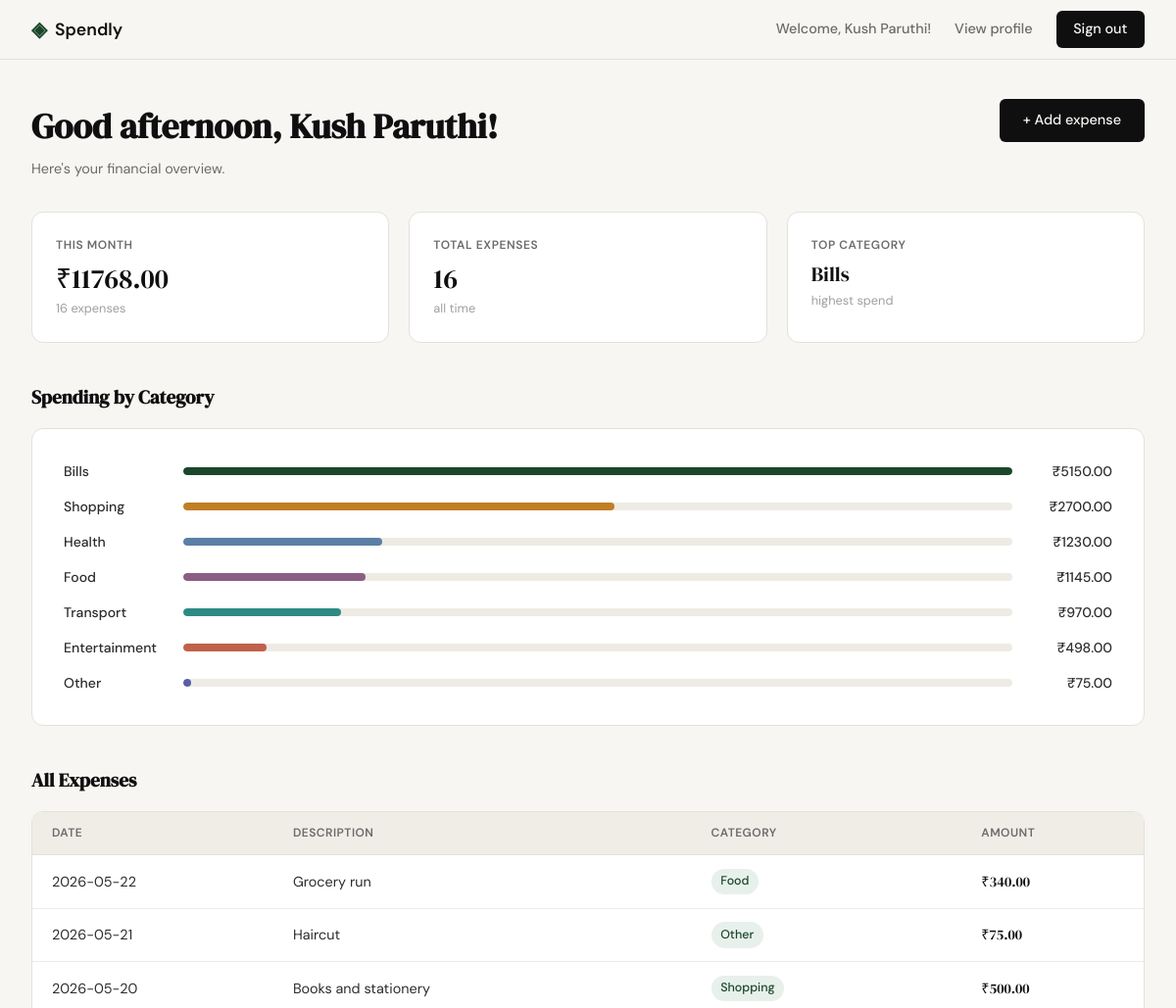
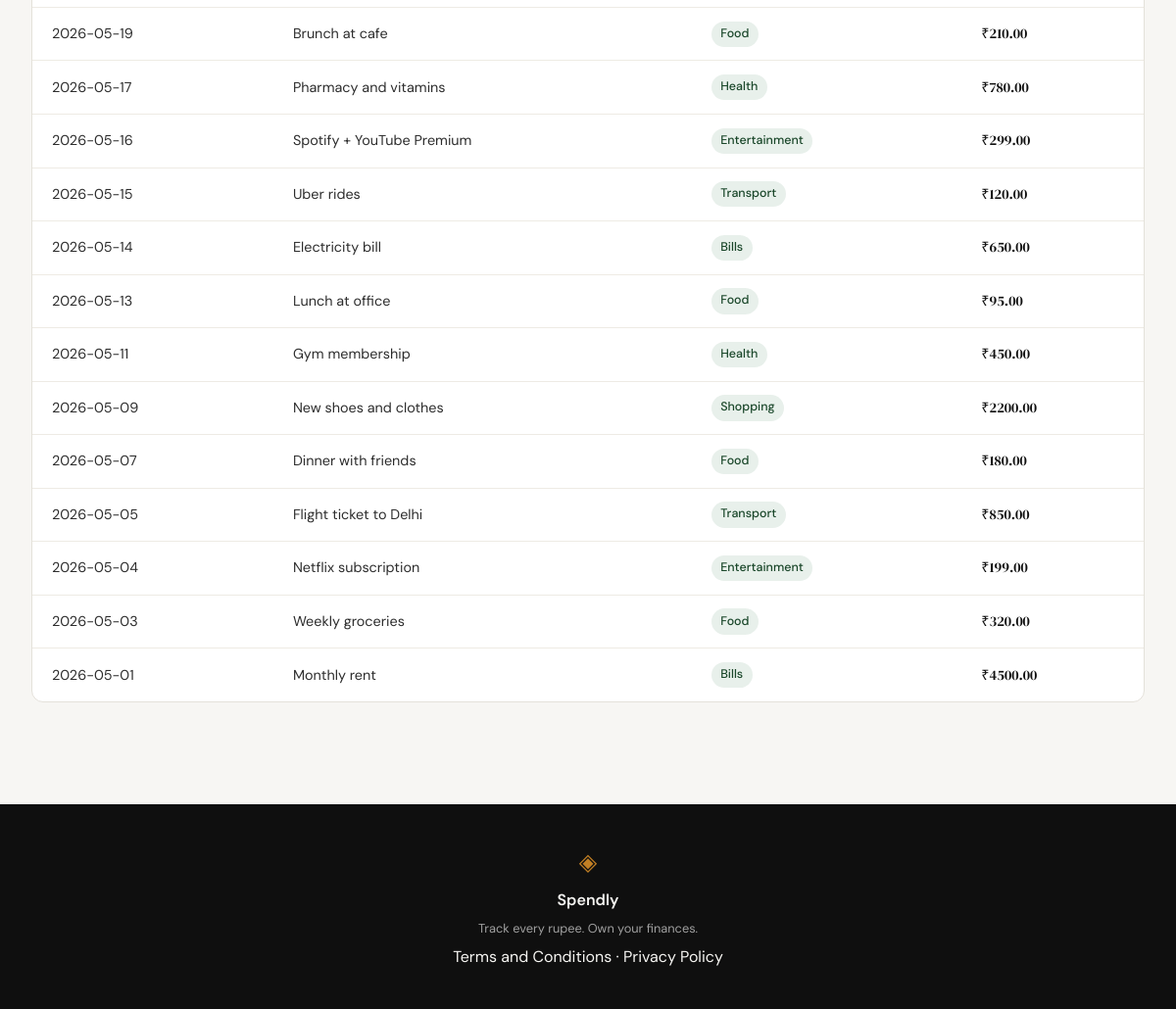
/dashboard (signed in), run on the app's committed database (2 pictures, top to bottom).
### tables this page shows
CREATE TABLE expenses (
            id INTEGER PRIMARY KEY AUTOINCREMENT,
            user_id INTEGER NOT NULL REFERENCES users(id),
            amount REAL NOT NULL,
            category TEXT NOT NULL,
            date TEXT NOT NULL,
            description TEXT,
            created_at TEXT DEFAULT (datetime('now'))
        );

### app.py (the view)
@app.route("/dashboard")
def dashboard():
    if "user_id" not in session:
        return redirect(url_for("login"))
    uid = session["user_id"]
    now = datetime.now()
    hour = now.hour
    if hour < 12:
        greeting = "Good morning"
    elif hour < 18:
        greeting = "Good afternoon"
    else:
        greeting = "Good evening"
    expenses = get_expenses_by_user(uid)
    monthly_total, monthly_count = get_monthly_total(uid, now.year, now.month)
    category_totals = get_category_totals(uid)
    total_count = get_expense_count(uid)
    top_category = category_totals[0]["category"] if category_totals else "—"
    max_cat_total = category_totals[0]["total"] if category_totals else 1
    categories = [
        {
            "name": row["category"],
            "total": row["total"],
            "pct": round(row["total"] / max_cat_total * 100),
        }
        for row in category_totals
    ]
    return render_template(
        "dashboard.html",
        greeting=greeting,
        name=session["user_name"],
        expenses=expenses,
        monthly_total=monthly_total,
        monthly_count=monthly_count,
        total_count=total_count,
        top_category=top_category,
        categories=categories,
    )

### database/db.py (called while the page is built)
def get_db():
    conn = sqlite3.connect("spendly.db")
    conn.row_factory = sqlite3.Row
    conn.execute("PRAGMA foreign_keys = ON")
    return conn

def get_expenses_by_user(user_id):
    conn = get_db()
    rows = conn.execute(
        "SELECT * FROM expenses WHERE user_id = ? ORDER BY date DESC, id DESC",
        (user_id,)
    ).fetchall()
    conn.close()
    return rows

def get_monthly_total(user_id, year, month):
    conn = get_db()
    row = conn.execute(
        """SELECT COALESCE(SUM(amount), 0) AS total, COUNT(*) AS count
           FROM expenses
           WHERE user_id = ? AND strftime('%Y', date) = ? AND strftime('%m', date) = ?""",
        (user_id, str(year), f"{month:02d}")
    ).fetchone()
    conn.close()
    return row["total"], row["count"]

def get_category_totals(user_id):
    conn = get_db()
    rows = conn.execute(
        """SELECT category, SUM(amount) AS total
           FROM expenses WHERE user_id = ?
           GROUP BY category ORDER BY total DESC""",
        (user_id,)
    ).fetchall()
    conn.close()
    return rows

def get_expense_count(user_id):
    conn = get_db()
    count = conn.execute(
        "SELECT COUNT(*) FROM expenses WHERE user_id = ?", (user_id,)
    ).fetchone()[0]
    conn.close()
    return count

### templates/dashboard.html (shortened to what this page needs)
{% extends "base.html" %}
{% block content %}
<div class="dashboard-page">
    <div class="dashboard-header">
        <div>
            <h1 class="dashboard-heading">{{ greeting }}, {{ name }}!</h1>
            <p class="dashboard-subheading">Here's your financial overview.</p>
        </div>
        <a href="{{ url_for('add_expense') }}" class="btn-primary">+ Add expense</a>
    </div>
    <div class="dashboard-stats">
        <div class="stat-card">
            <p class="stat-label">This Month</p>
            <p class="stat-value">&#8377;{{ "%.2f"|format(monthly_total) }}</p>
            <p class="stat-sub">{{ monthly_count }} expense{{ 's' if monthly_count != 1 }}</p>
        </div>
        <div class="stat-card">
            <p class="stat-label">Total Expenses</p>
            <p class="stat-value">{{ total_count }}</p>
            <p class="stat-sub">all time</p>
        </div>
        <div class="stat-card">
            <p class="stat-label">Top Category</p>
            <p class="stat-value stat-value--category">{{ top_category }}</p>
            <p class="stat-sub">highest spend</p>
        </div>
    </div>
    <div class="dashboard-section">
        <h2 class="dashboard-section-title">Spending by Category</h2>
        {% if categories %}
        <div class="auth-card cat-list">
            {% for cat in categories %}
            <div class="cat-row">
                <span class="cat-name">{{ cat.name }}</span>
                <div class="cat-bar-track">
                    <div class="cat-bar-fill cat-bar-fill--{{ loop.index0 % 7 }}" style="width: {{ cat.pct }}%"></div>
                </div>
                <span class="cat-amount">&#8377;{{ "%.2f"|format(cat.total) }}</span>
            </div>
            {% endfor %}
        </div>
        {% else %}
        <p class="empty-state">No spending data yet.</p>
        {% endif %}
    </div>
    <div class="dashboard-section">
        <h2 class="dashboard-section-title">All Expenses</h2>
        {% if expenses %}
        <div class="auth-card" style="padding: 0; overflow: hidden;">
            <table class="expense-table">
                <thead>
                    <tr>
                        <th>Date</th>
                        <th>Description</th>
                        <th>Category</th>
                        <th>Amount</th>
                    </tr>
                </thead>
                <tbody>
                    {% for e in expenses %}
                    <tr>
                        <td>{{ e.date }}</td>
                        <td>{{ e.description or '—' }}</td>
                        <td><span class="cat-badge">{{ e.category }}</span></td>
                        <td class="amount-cell">&#8377;{{ "%.2f"|format(e.amount) }}</td>
                    </tr>
                    {% endfor %}
                </tbody>
            </table>
        </div>
        {% else %}
        <p class="empty-state">No expenses yet. Add your first one!</p>
        {% endif %}
    </div>
</div>
{% endblock %}

### templates/base.html (shortened to what this page needs)
<!DOCTYPE html>
<html lang="en">
<head>
    <link rel="stylesheet" href="{{ url_for('static', filename='css/style.css') }}">
</head>
<body>
    <nav class="navbar">
        <div class="nav-inner">
            <a href="{{ url_for('landing') }}" class="nav-brand">
                <span class="brand-icon">◈</span>
                <span class="brand-name">Spendly</span>
            </a>
            <div class="nav-links">
                {% if session.user_id %}
                    <span class="nav-welcome">Welcome, {{ session.user_name }}!</span>
                    {% if request.path != '/profile' %}
                        <a href="{{ url_for('profile') }}">View profile</a>
                    {% endif %}
                    <a href="{{ url_for('logout') }}" class="nav-cta">Sign out</a>
                {% elif request.path == '/register' %}
                    <a href="{{ url_for('login') }}" class="nav-cta">Sign in</a>
                    <a href="{{ url_for('register') }}">Get started</a>
                {% else %}
                    <a href="{{ url_for('login') }}">Sign in</a>
                    <a href="{{ url_for('register') }}" class="nav-cta">Get started</a>
                {% endif %}
            </div>
        </div>
    </nav>
    <main class="main-content">
        {% block content %}{% endblock %}
    </main>
    <footer class="footer">
        <div class="footer-inner">
            <span class="brand-icon">◈</span>
            <span class="footer-name">Spendly</span>
            <p class="footer-copy">Track every rupee. Own your finances.</p>
            <p><a href="/terms">Terms and Conditions</a> · <a href="/privacy">Privacy Policy</a></p>
        </div>
    </footer>
</body>
</html>

### data on the page
expenses: name "Other", {{ cat.pct }} 1 (drawn), total "75.00", date "2026-05-21", description "Haircut", category "Other", amount "75.00"
expenses: date "2026-05-22", description "Grocery run", category "Food", amount "340.00"
expenses: date "2026-05-20", description "Books and stationery", category "Shopping", amount "500.00"
expenses: date "2026-05-19", description "Brunch at cafe", category "Food", amount "210.00"
expenses: date "2026-05-17", description "Pharmacy and vitamins", category "Health", amount "780.00"
expenses: date "2026-05-16", description "Spotify + YouTube Premium", category "Entertainment", amount "299.00"
expenses: date "2026-05-15", description "Uber rides", category "Transport", amount "120.00"
expenses: date "2026-05-14", description "Electricity bill", category "Bills", amount "650.00"
expenses: date "2026-05-13", description "Lunch at office", category "Food", amount "95.00"
expenses: date "2026-05-11", description "Gym membership", category "Health", amount "450.00"
expenses: date "2026-05-09", description "New shoes and clothes", category "Shopping", amount "2200.00"
expenses: date "2026-05-07", description "Dinner with friends", category "Food", amount "180.00"
expenses: date "2026-05-05", description "Flight ticket to Delhi", category "Transport", amount "850.00"
expenses: date "2026-05-04", description "Netflix subscription", category "Entertainment", amount "199.00"
expenses: date "2026-05-03", description "Weekly groceries", category "Food", amount "320.00"
expenses: date "2026-05-01", description "Monthly rent", category "Bills", amount "4500.00"

### other printed values
{{ session.user_name }} "Kush Paruthi"
{{ greeting }} "Good afternoon"
{{ name }} "Kush Paruthi"
{{ "%.2f"|format(monthly_total) }} "11768.00"
{{ monthly_count }} "16"
{{ 's' if monthly_count != 1 }} "s"
{{ total_count }} "16"
{{ top_category }} "Bills"
{{ cat.name }} "Bills" "Shopping" "Health" "Food" "Transport" "Entertainment"
{{ "%.2f"|format(cat.total) }} "5150.00" "2700.00" "1230.00" "1145.00" "970.00" "498.00"
